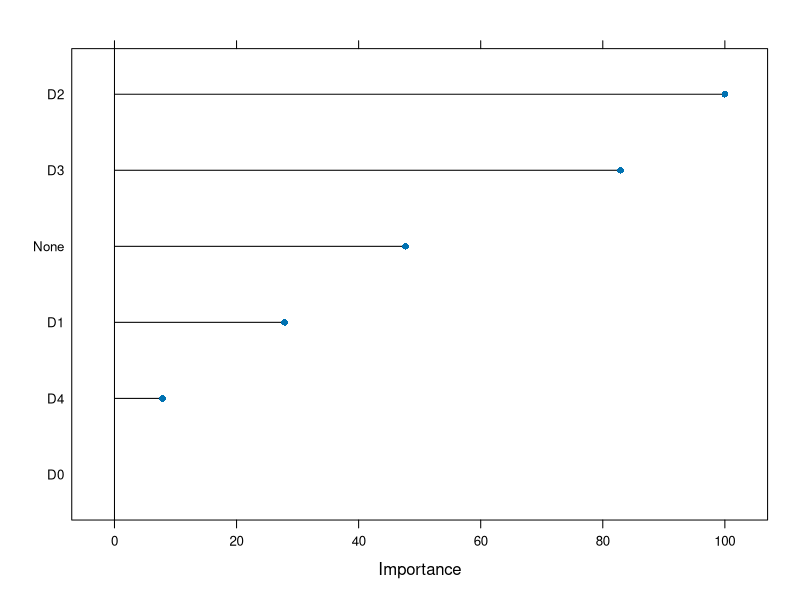

R code for this plot: (Note: this script raises an error after producing the figure.)
#set up library
library(plyr)
library(ggplot2)
library(ROCR)
library(caret)
library(base)
#import data 
vote_data <- read.csv("vote_drough.csv",header=T)

###############################
##### Data Pre processing #####
###############################

#Data structure check (vote_data year 2012)
names(vote_data)
str(vote_data)
# 0 is blue , 1 is red
table(vote_data$target)
table.target <- table(vote_data$target)

str(vote_data$target)
#baseline when the model predict all RED = 0.79 
2384 / (643+2384)

#create data frame choose only necessary variables 
working_data <- data.frame(county = vote_data$county , state = vote_data$state , None = vote_data$None , D0 = vote_data$D0 , D1 = vote_data$D1, D2 = vote_data$D2 , D3 = vote_data$D3 , D4 = vote_data$D4 , target = as.factor(vote_data$target))
levels(working_data$target) <- c("blue","red")
#splitting the data 
#create(split) INDEX for training data set only. [It's not split the data]
set.seed(1234)

split_index <- createDataPartition(working_data$target,p=0.8,list=F)
train_data <- working_data[split_index,] 
test_data <- working_data[-split_index,]
table(train_data$target)
table(test_data$target)
#plot
# multi.hist
# hist(log(working_data$D0))
# hist((working_data$D1))
# hist(log(working_data$D1+1))
# hist((working_data$D2))
# hist(log(working_data$D2+1))
# hist((working_data$D3))
# hist(log(working_data$D3+1))
# hist((working_data$D4))
# hist(sqrt(working_data$D4))
# hist(working_data$None)

#############################################
############  create model  ################# 
#############################################
#create trainControl for reuse 
trainControl <- trainControl(method = "repeatedcv", number = 5 , repeats = 5) 

###################################
####### Logistic Regression #######
###################################

logistic_model <- train(target ~ D0 + D1 + D2 + D3 + D4 + None  , train_data, 
                        trControl = trainControl , 
                        method = "glm", 
                        preProcess = c("center","scale"))

plot(varImp(logistic_model))

#predict 
#train data set 
logistic_pred_train <- predict(logistic_model,type="raw")
summary(logistic_pred_train)

#Confusion Matrix with train data
confusionMatrix(as.factor(logistic_pred_train),train_data$target,mode='everything')

#test data set 
logistic_pred_test <- predict(logistic_model,newdata=test_data,type="raw")
summary(logistic_pred_test)

#Confusion Matrix with test data
logis_cm <- confusionMatrix(as.factor(logistic_pred_test),test_data$target,mode='everything')

#evaluate model
round(coef(logistic_model$finalModel),3)

#AUC 

###################################
######### Decision tree ###########
###################################

Decision_model <- train(target ~D0 + D1 +None +state , train_data , 
                       trControl = rf_trainControl , 
                       method = "rpart2", 
                       tuneLength = 10,
                       preProcess = c("center","scale"),
                       metric="ROC")
plot(Decision_model,main="Decision Tree's Max Tree Depth")

###################################
######### Random Forrest ##########
###################################
rf_trainControl <- trainControl(method="cv",number=5,classProbs=T,summaryFunction=twoClassSummary)
randomF_model <- train(target ~D0 + D1 +None +state , train_data , 
                       trControl = rf_trainControl , 
                       method = "ranger", 
                       tuneLength = 4,
                       preProcess = c("center","scale"))
randomF_model
plot(randomF_model)
print(randomF_model)
#predict model with data
#train data set 
randomF_pred_train <- predict(randomF_model,type="raw")
summary(randomF_pred_train)
#test data set 
randomF_pred_test <- predict(randomF_model,newdata=test_data,type="raw")
summary(randomF_pred_test)

#Confusion Matrix with train data
confusionMatrix(as.factor(randomF_pred_train),train_data$target,mode='everything')

#Confusion Matrix with test data
randomF_cm <- confusionMatrix(as.factor(randomF_pred_test),test_data$target,mode='everything')

###################################
############## KNN ################
###################################

knn_model <- train(target ~ D0 + D1 + D3 + D2 + D4 + None , train_data , 
                       trControl = trainControl, 
                       method = "knn", 
                       tuneLength = 10,
                       preProcess = c("center","scale"))
plot(knn_model)
print(knn_model)

#prediction
#train data set 
knn_pred_train <- predict(knn_model,type="raw")
summary(knn_pred_train)

#Confusion Matrix with train data 
confusionMatrix(as.factor(knn_pred_train),train_data$target,mode='everything')

#test data set 
knn_pred_test <- predict(knn_model,newdata=test_data,type="raw")

#Confusion Matrix with test data
knn_cm <- confusionMatrix(as.factor(knn_pred_test),test_data$target,mode='everything')

############################################################

#plot ROC 
plot(knn_perf, col="blue",main="ROC Curve")
plot(rf_perf, col="salmon",add=T)
plot(logistic_perf, col="green",add=T)
mtext(paste("AUC(Logistic): ",round(knn_auc_value,4)),line = -2, side=1)
mtext(paste("AUC(Random Forrest): ",round(randomF_auc_value,4)),line = -3,side=1)
mtext(paste("AUC(KNN): ",round(knn_auc_value,4)),line = -4,side=1)

#make prediction to find ROC and AUC Curve
logis_pred_roc <- predict(logistic_model,newdata=test_data,type="prob")
randomF_pred_roc <- predict(randomF_model,newdata=test_data,type="prob")
knn_pred_roc <- predict(knn_model,newdata=test_data,type="prob")

#Find AUC Value
logistic_auc <- auc(roc(test_data$target,logis_pred_roc$blue))
randomF_auc <- auc(roc(test_data$target,randomF_pred_roc$blue))
knn_auc <- auc(roc(test_data$target,knn_pred_roc$blue))

#Plot ROC and AUC
roc(test_data$target,logis_pred_roc$blue,plot = T,print.auc=T,col="salmon",main="ROC Curve of 3 models")
roc(test_data$target,randomF_pred_roc$blue,plot = T,print.auc=T,print.auc.y=.4,col="green",add=T)
roc(test_data$target,knn_pred_roc$blue,plot = T,print.auc=T,col="blue",print.auc.y=.3,add=T)
#add legend
legend("bottomright",legend=c("Logistic","Random Forrest","KNN"),col=c("salmon","green","blue"),lwd=4,cex=0.9,
       text.col = c("salmon","green","blue"),bty='n')

# #plot box plot 
# featurePlot(x=working_data[3:8],y=working_data$target,scales=list(y=list(relation="free"),x=list(rot=90)))
# 
# #scatterplot matrix
# featurePlot(x=working_data[3:8],y=working_data$target,plot = "pairs",auto.key = list(columns = 2))
# 

#Summary Result

paste("AUC - Logistic: ", round(logistic_auc[1],3), "| Random Forrest: ",round(randomF_auc[1],3),
      "| KNN: ", round(knn_auc[1],3))

paste("F1 Score - Logistic: ",round(logis_cm$byClass[7],4),"| Random Forrest: ", round(randomF_cm$byClass[7],4),
      "| KNN: ",round(knn_cm$byClass[7],4))

paste("Accuracy - Logistic: ",round(logis_cm$overall[1],4),"| Random Forrest: ", round(randomF_cm$overall[1],4),
      "| KNN: ",round(knn_cm$overall[1],4))

paste("Kappa - Logistic: ",round(logis_cm$byClass[2],4),"| Random Forrest: ", round(randomF_cm$overall[2],4),
      "| KNN: ",round(knn_cm$overall[2],4))
